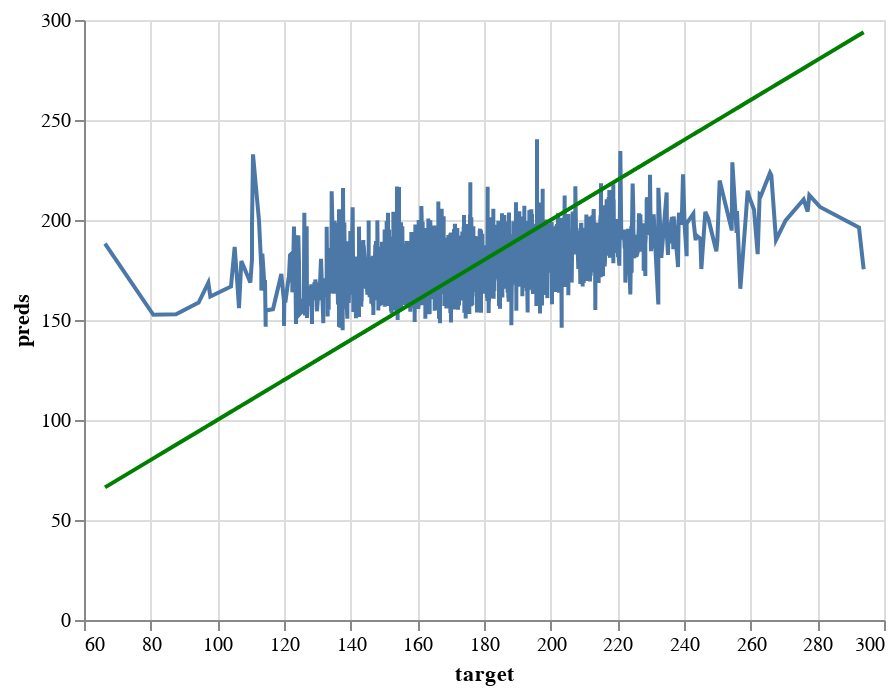

This figure's notebook cell:
### Code cell
# predictions vs target line charts on the train set
perfect_test_2 = alt.Chart(pd.DataFrame({'target': y_train_2, 'preds': y_train_2})).mark_line(color='green').encode(
    x='target',
    y='preds'
)

pred_chart_test_2 = alt.Chart(pd.DataFrame({'target': y_train_2, 'preds': y_train_preds_2})).mark_line().encode(
    x='target',
    y='preds'
  )

pred_chart_test_2 + perfect_test_2

### Figure 1 — Vega-Lite specification as saved in the notebook (floating-point values rounded to 4 significant figures; data arrays with more than 128 entries replaced by an {"elided": "..."} marker saying what was removed)
{"config": {"view": {"continuousWidth": 400, "continuousHeight": 300}}, "layer": [{"data": {"name": "data-c7e59c0933c3b2581fe110be79cd20b1"}, "mark": "line", "encoding": {"x": {"field": "target", "type": "quantitative"}, "y": {"field": "preds", "type": "quantitative"}}}, {"data": {"name": "data-bf78e41ea337c5e97d8b2ba65c1ec9dc"}, "mark": {"type": "line", "color": "green"}, "encoding": {"x": {"field": "target", "type": "quantitative"}, "y": {"field": "preds", "type": "quantitative"}}}], "$schema": "https://vega.github.io/schema/vega-lite/v4.17.0.json", "datasets": {"data-c7e59c0933c3b2581fe110be79cd20b1": {"elided": "1926 records"}, "data-bf78e41ea337c5e97d8b2ba65c1ec9dc": {"elided": "1926 records"}}}
